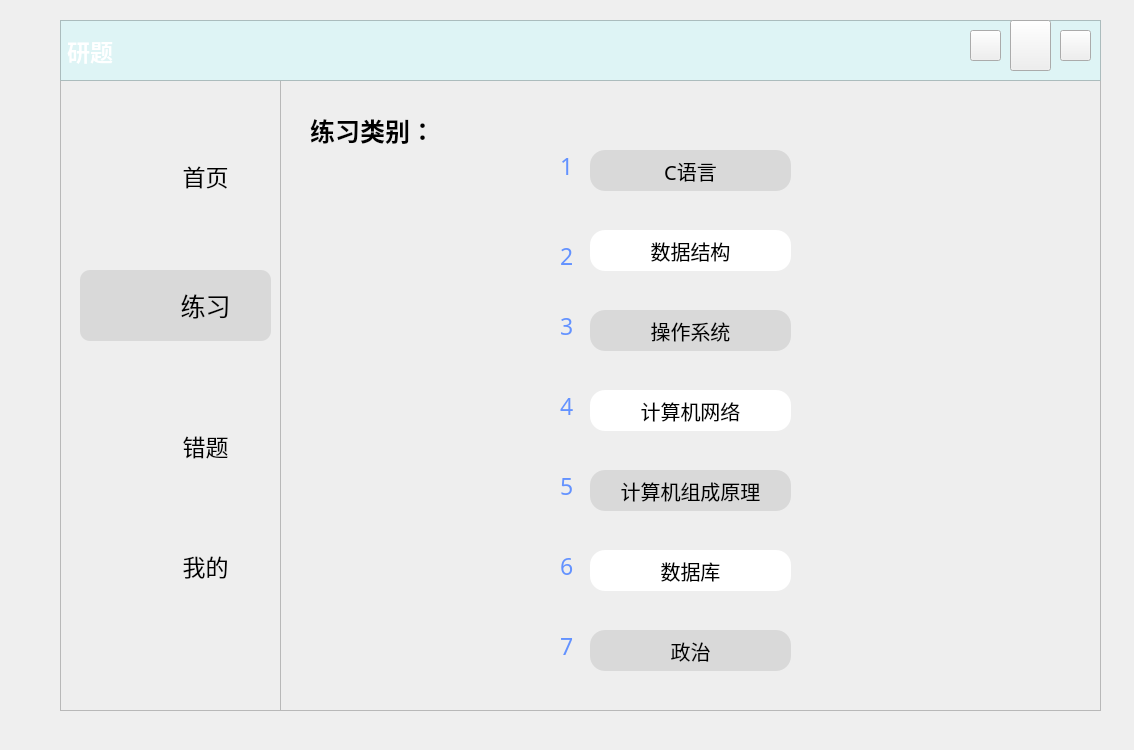
<?xml version="1.0" encoding="UTF-8"?>
<ui version="4.0">
 <class>Form</class>
 <widget class="QWidget" name="Form">
  <property name="geometry">
   <rect>
    <x>0</x>
    <y>0</y>
    <width>1134</width>
    <height>750</height>
   </rect>
  </property>
  <property name="windowTitle">
   <string>Form</string>
  </property>
  <widget class="QPushButton" name="Bt_exit">
   <property name="geometry">
    <rect>
     <x>1060</x>
     <y>30</y>
     <width>31</width>
     <height>31</height>
    </rect>
   </property>
   <property name="styleSheet">
    <string notr="true">

QPushButton{
	
	border-image: url(:/新前缀/关闭窗口.png);
}
QPushButton:hover{
	
	background-color: rgb(255, 0, 0);
	border-radius:30px
}
QPushButton:pressed{
	padding-left:5px;
	padding-top:5px;
}</string>
   </property>
   <property name="text">
    <string/>
   </property>
  </widget>
  <widget class="QPushButton" name="Bt_minimise">
   <property name="geometry">
    <rect>
     <x>1010</x>
     <y>20</y>
     <width>41</width>
     <height>51</height>
    </rect>
   </property>
   <property name="styleSheet">
    <string notr="true">
QPushButton{
	
	border-image: url(:/新前缀/最小化.png);
}
QPushButton:hover{
	background-color: rgb(217, 217, 217);
	border-radius:30px
}
QPushButton:pressed{
	padding-left:5px;
	padding-top:5px;
}</string>
   </property>
   <property name="text">
    <string/>
   </property>
   <property name="icon">
    <iconset>
     <normaloff>:/icon/res/icon/最小化.png</normaloff>:/icon/res/icon/最小化.png</iconset>
   </property>
  </widget>
  <widget class="QLabel" name="label_t1">
   <property name="geometry">
    <rect>
     <x>560</x>
     <y>150</y>
     <width>21</width>
     <height>31</height>
    </rect>
   </property>
   <property name="font">
    <font>
     <family>微软雅黑</family>
     <pointsize>17</pointsize>
    </font>
   </property>
   <property name="styleSheet">
    <string notr="true">color: rgb(99, 146, 255);</string>
   </property>
   <property name="text">
    <string>1</string>
   </property>
  </widget>
  <widget class="QLabel" name="label_t7">
   <property name="geometry">
    <rect>
     <x>560</x>
     <y>630</y>
     <width>21</width>
     <height>31</height>
    </rect>
   </property>
   <property name="font">
    <font>
     <family>微软雅黑</family>
     <pointsize>17</pointsize>
    </font>
   </property>
   <property name="styleSheet">
    <string notr="true">color: rgb(99, 146, 255);</string>
   </property>
   <property name="text">
    <string>7</string>
   </property>
  </widget>
  <widget class="QFrame" name="frame_left">
   <property name="geometry">
    <rect>
     <x>60</x>
     <y>20</y>
     <width>221</width>
     <height>691</height>
    </rect>
   </property>
   <property name="styleSheet">
    <string notr="true">QFrame{
	background-color: rgb(238, 238, 238);
	
}</string>
   </property>
   <property name="frameShape">
    <enum>QFrame::StyledPanel</enum>
   </property>
   <property name="frameShadow">
    <enum>QFrame::Sunken</enum>
   </property>
   <property name="lineWidth">
    <number>0</number>
   </property>
   <widget class="QFrame" name="frame_chosen">
    <property name="geometry">
     <rect>
      <x>20</x>
      <y>250</y>
      <width>191</width>
      <height>71</height>
     </rect>
    </property>
    <property name="font">
     <font>
      <family>微软雅黑</family>
     </font>
    </property>
    <property name="styleSheet">
     <string notr="true">background-color: rgb(217, 217, 217);
border-radius:10px;
</string>
    </property>
    <property name="frameShape">
     <enum>QFrame::StyledPanel</enum>
    </property>
    <property name="frameShadow">
     <enum>QFrame::Raised</enum>
    </property>
   </widget>
   <widget class="QPushButton" name="Bt_mine">
    <property name="geometry">
     <rect>
      <x>80</x>
      <y>510</y>
      <width>131</width>
      <height>71</height>
     </rect>
    </property>
    <property name="font">
     <font>
      <family>微软雅黑</family>
      <pointsize>17</pointsize>
      <weight>50</weight>
      <bold>false</bold>
     </font>
    </property>
    <property name="cursor">
     <cursorShape>PointingHandCursor</cursorShape>
    </property>
    <property name="styleSheet">
     <string notr="true">QPushButton{
	border-radius:30px

}
QPushButton:hover{
	background-color: rgb(217, 217, 217);
	border-radius:30px

}
QPushButton:pressed{
padding-left:5px;
	padding-top:5px;
	background-color: rgb(242, 255, 254);
}</string>
    </property>
    <property name="text">
     <string>我的</string>
    </property>
   </widget>
   <widget class="QPushButton" name="Bt_exercise">
    <property name="geometry">
     <rect>
      <x>80</x>
      <y>250</y>
      <width>131</width>
      <height>71</height>
     </rect>
    </property>
    <property name="font">
     <font>
      <family>微软雅黑</family>
      <pointsize>19</pointsize>
      <weight>50</weight>
      <bold>false</bold>
     </font>
    </property>
    <property name="cursor">
     <cursorShape>PointingHandCursor</cursorShape>
    </property>
    <property name="styleSheet">
     <string notr="true">QPushButton{
	color: rgb(0, 0, 0);
	color: rgb(0, 0, 0);
	border-radius:30px
}
QPushButton:pressed{
	padding-left:5px;
	padding-top:5px;
}
</string>
    </property>
    <property name="text">
     <string>练习</string>
    </property>
   </widget>
   <widget class="QLabel" name="label_exercise">
    <property name="geometry">
     <rect>
      <x>20</x>
      <y>260</y>
      <width>61</width>
      <height>51</height>
     </rect>
    </property>
    <property name="styleSheet">
     <string notr="true">image: url(:/新前缀/练习2.png);
background-color: rgb(217, 217, 217);</string>
    </property>
    <property name="text">
     <string/>
    </property>
   </widget>
   <widget class="QLabel" name="label_mine">
    <property name="geometry">
     <rect>
      <x>20</x>
      <y>520</y>
      <width>61</width>
      <height>51</height>
     </rect>
    </property>
    <property name="styleSheet">
     <string notr="true">image: url(:/新前缀/我的.png);</string>
    </property>
    <property name="text">
     <string/>
    </property>
   </widget>
   <widget class="QLabel" name="label_main">
    <property name="geometry">
     <rect>
      <x>20</x>
      <y>130</y>
      <width>61</width>
      <height>51</height>
     </rect>
    </property>
    <property name="styleSheet">
     <string notr="true">image: url(:/新前缀/首页.png);</string>
    </property>
    <property name="text">
     <string/>
    </property>
   </widget>
   <widget class="QPushButton" name="Bt_main">
    <property name="geometry">
     <rect>
      <x>80</x>
      <y>120</y>
      <width>131</width>
      <height>71</height>
     </rect>
    </property>
    <property name="font">
     <font>
      <family>微软雅黑</family>
      <pointsize>17</pointsize>
      <weight>50</weight>
      <italic>false</italic>
      <bold>false</bold>
      <underline>false</underline>
      <strikeout>false</strikeout>
     </font>
    </property>
    <property name="cursor">
     <cursorShape>PointingHandCursor</cursorShape>
    </property>
    <property name="styleSheet">
     <string notr="true">QPushButton{
	border-radius:30px

}
QPushButton:hover{
	background-color: rgb(217, 217, 217);
	border-radius:30px
}
QPushButton:pressed{
	padding-left:5px;
	padding-top:5px;
	background-color: rgb(242, 255, 254);
}
</string>
    </property>
    <property name="text">
     <string>首页</string>
    </property>
   </widget>
   <widget class="QLabel" name="label_wrong">
    <property name="geometry">
     <rect>
      <x>20</x>
      <y>400</y>
      <width>61</width>
      <height>41</height>
     </rect>
    </property>
    <property name="styleSheet">
     <string notr="true">image: url(:/新前缀/错题.png);
</string>
    </property>
    <property name="text">
     <string/>
    </property>
   </widget>
   <widget class="QPushButton" name="Bt_wrong">
    <property name="geometry">
     <rect>
      <x>80</x>
      <y>390</y>
      <width>131</width>
      <height>71</height>
     </rect>
    </property>
    <property name="font">
     <font>
      <family>微软雅黑</family>
      <pointsize>17</pointsize>
     </font>
    </property>
    <property name="cursor">
     <cursorShape>PointingHandCursor</cursorShape>
    </property>
    <property name="styleSheet">
     <string notr="true">QPushButton{
	border-radius:30px

}
QPushButton:hover{
	background-color: rgb(217, 217, 217);
	border-radius:30px
}
QPushButton:pressed{
padding-left:5px;
	padding-top:5px;
	background-color: rgb(242, 255, 254);
}
</string>
    </property>
    <property name="text">
     <string>错题</string>
    </property>
   </widget>
  </widget>
  <widget class="QLabel" name="label_t5">
   <property name="geometry">
    <rect>
     <x>560</x>
     <y>470</y>
     <width>21</width>
     <height>31</height>
    </rect>
   </property>
   <property name="font">
    <font>
     <family>微软雅黑</family>
     <pointsize>17</pointsize>
    </font>
   </property>
   <property name="styleSheet">
    <string notr="true">color: rgb(99, 146, 255);</string>
   </property>
   <property name="text">
    <string>5</string>
   </property>
  </widget>
  <widget class="QLabel" name="label_t6">
   <property name="geometry">
    <rect>
     <x>560</x>
     <y>550</y>
     <width>21</width>
     <height>31</height>
    </rect>
   </property>
   <property name="font">
    <font>
     <family>微软雅黑</family>
     <pointsize>17</pointsize>
    </font>
   </property>
   <property name="styleSheet">
    <string notr="true">color: rgb(99, 146, 255);</string>
   </property>
   <property name="text">
    <string>6</string>
   </property>
  </widget>
  <widget class="QPushButton" name="ex_class2">
   <property name="geometry">
    <rect>
     <x>590</x>
     <y>230</y>
     <width>201</width>
     <height>41</height>
    </rect>
   </property>
   <property name="font">
    <font>
     <family>微软雅黑</family>
     <pointsize>15</pointsize>
    </font>
   </property>
   <property name="autoFillBackground">
    <bool>false</bool>
   </property>
   <property name="styleSheet">
    <string notr="true">QPushButton{
	
	background-color: rgb(255, 255, 255);
	border-radius:15px

}
QPushButton:pressed{
	padding-left:5px;
	padding-top:5px;
background-color: rgb(242, 255, 254);
}</string>
   </property>
   <property name="text">
    <string>数据结构</string>
   </property>
  </widget>
  <widget class="QPushButton" name="ex_class7">
   <property name="geometry">
    <rect>
     <x>590</x>
     <y>630</y>
     <width>201</width>
     <height>41</height>
    </rect>
   </property>
   <property name="font">
    <font>
     <family>微软雅黑</family>
     <pointsize>15</pointsize>
    </font>
   </property>
   <property name="styleSheet">
    <string notr="true">
QPushButton{
	background-color: rgb(217, 217, 217);
	border-radius:15px

}
QPushButton:pressed{
	padding-left:5px;
	padding-top:5px;	
	background-color: rgb(242, 255, 254);
}</string>
   </property>
   <property name="text">
    <string>政治</string>
   </property>
  </widget>
  <widget class="QPushButton" name="ex_class3">
   <property name="geometry">
    <rect>
     <x>590</x>
     <y>310</y>
     <width>201</width>
     <height>41</height>
    </rect>
   </property>
   <property name="font">
    <font>
     <family>微软雅黑</family>
     <pointsize>15</pointsize>
    </font>
   </property>
   <property name="styleSheet">
    <string notr="true">
QPushButton{
	background-color: rgb(217, 217, 217);
	border-radius:15px

}
QPushButton:pressed{
	padding-left:5px;
	padding-top:5px;	
	background-color: rgb(242, 255, 254);
}</string>
   </property>
   <property name="text">
    <string>操作系统</string>
   </property>
  </widget>
  <widget class="QPushButton" name="ex_class4">
   <property name="geometry">
    <rect>
     <x>590</x>
     <y>390</y>
     <width>201</width>
     <height>41</height>
    </rect>
   </property>
   <property name="font">
    <font>
     <family>微软雅黑</family>
     <pointsize>15</pointsize>
    </font>
   </property>
   <property name="styleSheet">
    <string notr="true">QPushButton{
	
	background-color: rgb(255, 255, 255);
	border-radius:15px

}
QPushButton:pressed{
	padding-left:5px;
	padding-top:5px;
background-color: rgb(242, 255, 254);
}</string>
   </property>
   <property name="text">
    <string>计算机网络</string>
   </property>
  </widget>
  <widget class="QLabel" name="label_t3">
   <property name="geometry">
    <rect>
     <x>560</x>
     <y>310</y>
     <width>21</width>
     <height>31</height>
    </rect>
   </property>
   <property name="font">
    <font>
     <family>微软雅黑</family>
     <pointsize>17</pointsize>
    </font>
   </property>
   <property name="styleSheet">
    <string notr="true">color: rgb(99, 146, 255);</string>
   </property>
   <property name="text">
    <string>3</string>
   </property>
  </widget>
  <widget class="QPushButton" name="ex_class6">
   <property name="geometry">
    <rect>
     <x>590</x>
     <y>550</y>
     <width>201</width>
     <height>41</height>
    </rect>
   </property>
   <property name="font">
    <font>
     <family>微软雅黑</family>
     <pointsize>15</pointsize>
    </font>
   </property>
   <property name="styleSheet">
    <string notr="true">QPushButton{
	
	background-color: rgb(255, 255, 255);
	border-radius:15px

}
QPushButton:pressed{
	padding-left:5px;
	padding-top:5px;
background-color: rgb(242, 255, 254);
}</string>
   </property>
   <property name="text">
    <string>数据库</string>
   </property>
  </widget>
  <widget class="QLabel" name="label_t2">
   <property name="geometry">
    <rect>
     <x>560</x>
     <y>240</y>
     <width>21</width>
     <height>31</height>
    </rect>
   </property>
   <property name="font">
    <font>
     <family>微软雅黑</family>
     <pointsize>17</pointsize>
    </font>
   </property>
   <property name="styleSheet">
    <string notr="true">color: rgb(99, 146, 255);</string>
   </property>
   <property name="text">
    <string>2</string>
   </property>
  </widget>
  <widget class="QLabel" name="label_t4">
   <property name="geometry">
    <rect>
     <x>560</x>
     <y>390</y>
     <width>21</width>
     <height>31</height>
    </rect>
   </property>
   <property name="font">
    <font>
     <family>微软雅黑</family>
     <pointsize>17</pointsize>
    </font>
   </property>
   <property name="styleSheet">
    <string notr="true">color: rgb(99, 146, 255);</string>
   </property>
   <property name="text">
    <string>4</string>
   </property>
  </widget>
  <widget class="QLabel" name="label_right">
   <property name="enabled">
    <bool>true</bool>
   </property>
   <property name="geometry">
    <rect>
     <x>280</x>
     <y>20</y>
     <width>821</width>
     <height>691</height>
    </rect>
   </property>
   <property name="styleSheet">
    <string notr="true">QFrame{
	background-color: rgb(238, 238, 238);
}</string>
   </property>
   <property name="frameShape">
    <enum>QFrame::StyledPanel</enum>
   </property>
   <property name="frameShadow">
    <enum>QFrame::Sunken</enum>
   </property>
   <property name="text">
    <string/>
   </property>
  </widget>
  <widget class="QPushButton" name="ex_class5">
   <property name="geometry">
    <rect>
     <x>590</x>
     <y>470</y>
     <width>201</width>
     <height>41</height>
    </rect>
   </property>
   <property name="font">
    <font>
     <family>微软雅黑</family>
     <pointsize>15</pointsize>
    </font>
   </property>
   <property name="styleSheet">
    <string notr="true">
QPushButton{
	background-color: rgb(217, 217, 217);
	border-radius:15px

}
QPushButton:pressed{
	padding-left:5px;
	padding-top:5px;	
	background-color: rgb(242, 255, 254);
}</string>
   </property>
   <property name="text">
    <string>计算机组成原理</string>
   </property>
  </widget>
  <widget class="QLabel" name="head_background">
   <property name="geometry">
    <rect>
     <x>60</x>
     <y>20</y>
     <width>1041</width>
     <height>61</height>
    </rect>
   </property>
   <property name="font">
    <font>
     <family>微软雅黑</family>
     <pointsize>17</pointsize>
     <weight>75</weight>
     <bold>true</bold>
    </font>
   </property>
   <property name="styleSheet">
    <string notr="true">background-color: rgb(222, 244, 245);
background-image: url(:/新前缀/背景1.jpg);
color: rgb(255, 255, 255);</string>
   </property>
   <property name="frameShape">
    <enum>QFrame::StyledPanel</enum>
   </property>
   <property name="frameShadow">
    <enum>QFrame::Sunken</enum>
   </property>
   <property name="text">
    <string>研题</string>
   </property>
  </widget>
  <widget class="QLabel" name="exercise_class">
   <property name="geometry">
    <rect>
     <x>310</x>
     <y>100</y>
     <width>141</width>
     <height>61</height>
    </rect>
   </property>
   <property name="font">
    <font>
     <family>微软雅黑</family>
     <pointsize>19</pointsize>
     <weight>75</weight>
     <bold>true</bold>
    </font>
   </property>
   <property name="styleSheet">
    <string notr="true"/>
   </property>
   <property name="text">
    <string>练习类别：</string>
   </property>
  </widget>
  <widget class="QPushButton" name="ex_class1">
   <property name="geometry">
    <rect>
     <x>590</x>
     <y>150</y>
     <width>201</width>
     <height>41</height>
    </rect>
   </property>
   <property name="font">
    <font>
     <family>微软雅黑</family>
     <pointsize>15</pointsize>
    </font>
   </property>
   <property name="styleSheet">
    <string notr="true">
QPushButton{
	background-color: rgb(217, 217, 217);
	border-radius:15px

}
QPushButton:pressed{
	padding-left:5px;
	padding-top:5px;	
	background-color: rgb(242, 255, 254);
}</string>
   </property>
   <property name="text">
    <string>C语言</string>
   </property>
  </widget>
  <widget class="QPushButton" name="Bt_back">
   <property name="geometry">
    <rect>
     <x>970</x>
     <y>30</y>
     <width>31</width>
     <height>31</height>
    </rect>
   </property>
   <property name="styleSheet">
    <string notr="true">QPushButton{
	
	border-image: url(:/新前缀/返回2.png);
}
QPushButton:hover{
	background-color: rgb(217, 217, 217);
	border-radius:30px
}
QPushButton:pressed{
	padding-left:5px;
	padding-top:5px;
}</string>
   </property>
   <property name="text">
    <string/>
   </property>
  </widget>
  <zorder>label_right</zorder>
  <zorder>frame_left</zorder>
  <zorder>label_t4</zorder>
  <zorder>ex_class2</zorder>
  <zorder>head_background</zorder>
  <zorder>ex_class5</zorder>
  <zorder>exercise_class</zorder>
  <zorder>label_t6</zorder>
  <zorder>ex_class4</zorder>
  <zorder>label_t1</zorder>
  <zorder>label_t3</zorder>
  <zorder>label_t5</zorder>
  <zorder>ex_class7</zorder>
  <zorder>label_t7</zorder>
  <zorder>ex_class3</zorder>
  <zorder>ex_class1</zorder>
  <zorder>label_t2</zorder>
  <zorder>ex_class6</zorder>
  <zorder>Bt_minimise</zorder>
  <zorder>Bt_exit</zorder>
  <zorder>Bt_back</zorder>
 </widget>
 <resources>
  <include location="Resources.qrc"/>
 </resources>
 <connections>
  <connection>
   <sender>Bt_minimise</sender>
   <signal>clicked()</signal>
   <receiver>Form</receiver>
   <slot>showMinimized()</slot>
   <hints>
    <hint type="sourcelabel">
     <x>1029</x>
     <y>37</y>
    </hint>
    <hint type="destinationlabel">
     <x>1117</x>
     <y>150</y>
    </hint>
   </hints>
  </connection>
  <connection>
   <sender>Bt_exit</sender>
   <signal>clicked()</signal>
   <receiver>Form</receiver>
   <slot>close()</slot>
   <hints>
    <hint type="sourcelabel">
     <x>1068</x>
     <y>40</y>
    </hint>
    <hint type="destinationlabel">
     <x>1131</x>
     <y>99</y>
    </hint>
   </hints>
  </connection>
 </connections>
</ui>
